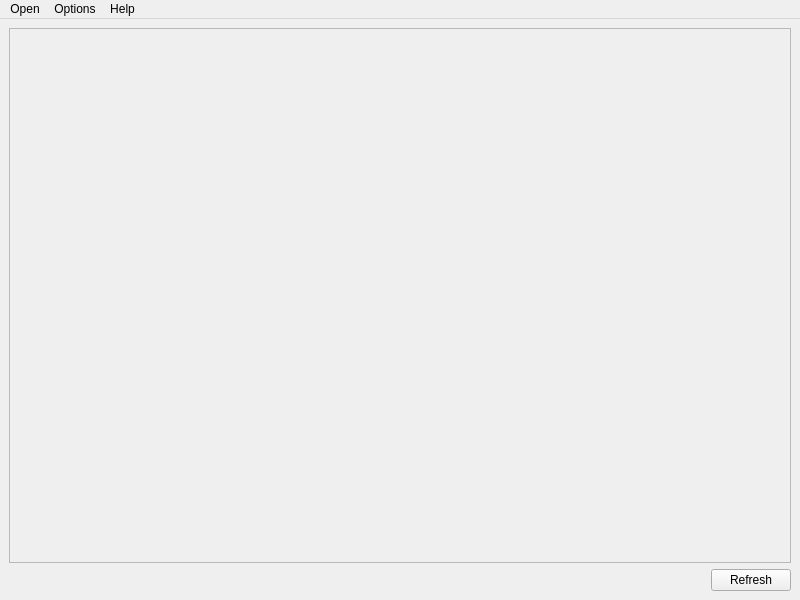
<?xml version="1.0" encoding="UTF-8"?>
<ui version="4.0">
 <class>MainWindow</class>
 <widget class="QMainWindow" name="MainWindow">
  <property name="geometry">
   <rect>
    <x>0</x>
    <y>0</y>
    <width>800</width>
    <height>600</height>
   </rect>
  </property>
  <property name="windowTitle">
   <string>Dread Mod Loader</string>
  </property>
  <widget class="QWidget" name="centralwidget">
   <property name="sizePolicy">
    <sizepolicy hsizetype="Expanding" vsizetype="Expanding">
     <horstretch>0</horstretch>
     <verstretch>0</verstretch>
    </sizepolicy>
   </property>
   <layout class="QVBoxLayout" name="verticalLayout">
    <property name="sizeConstraint">
     <enum>QLayout::SizeConstraint::SetDefaultConstraint</enum>
    </property>
    <item>
     <widget class="QScrollArea" name="mod_list">
      <property name="widgetResizable">
       <bool>true</bool>
      </property>
      <property name="alignment">
       <set>Qt::AlignmentFlag::AlignLeading|Qt::AlignmentFlag::AlignLeft|Qt::AlignmentFlag::AlignTop</set>
      </property>
      <widget class="QWidget" name="mod_list_contents">
       <property name="geometry">
        <rect>
         <x>0</x>
         <y>0</y>
         <width>780</width>
         <height>529</height>
        </rect>
       </property>
       <property name="sizePolicy">
        <sizepolicy hsizetype="Expanding" vsizetype="Expanding">
         <horstretch>0</horstretch>
         <verstretch>0</verstretch>
        </sizepolicy>
       </property>
       <layout class="QVBoxLayout" name="mod_list_contents_layout">
        <property name="sizeConstraint">
         <enum>QLayout::SizeConstraint::SetMaximumSize</enum>
        </property>
       </layout>
      </widget>
     </widget>
    </item>
    <item alignment="Qt::AlignmentFlag::AlignRight">
     <widget class="QPushButton" name="refresh_button">
      <property name="sizePolicy">
       <sizepolicy hsizetype="Minimum" vsizetype="Fixed">
        <horstretch>0</horstretch>
        <verstretch>0</verstretch>
       </sizepolicy>
      </property>
      <property name="text">
       <string>Refresh</string>
      </property>
     </widget>
    </item>
   </layout>
  </widget>
  <widget class="QMenuBar" name="menubar">
   <property name="geometry">
    <rect>
     <x>0</x>
     <y>0</y>
     <width>800</width>
     <height>21</height>
    </rect>
   </property>
   <widget class="QMenu" name="options_menu">
    <property name="title">
     <string>Options</string>
    </property>
    <addaction name="configuration_action"/>
   </widget>
   <widget class="QMenu" name="help_menu">
    <property name="title">
     <string>Help</string>
    </property>
    <addaction name="general_help_action"/>
    <addaction name="developer_help_action"/>
   </widget>
   <widget class="QMenu" name="open_menu">
    <property name="title">
     <string>Open</string>
    </property>
    <addaction name="mods_dir_action"/>
   </widget>
   <addaction name="open_menu"/>
   <addaction name="options_menu"/>
   <addaction name="help_menu"/>
  </widget>
  <action name="configuration_action">
   <property name="text">
    <string>Configuration</string>
   </property>
  </action>
  <action name="general_help_action">
   <property name="text">
    <string>General</string>
   </property>
  </action>
  <action name="developer_help_action">
   <property name="text">
    <string>Developer</string>
   </property>
  </action>
  <action name="mods_dir_action">
   <property name="text">
    <string>Mods Directory</string>
   </property>
  </action>
 </widget>
 <resources/>
 <connections>
  <connection>
   <sender>configuration_action</sender>
   <signal>triggered()</signal>
   <receiver>MainWindow</receiver>
   <slot>show_configuration_dialog()</slot>
   <hints>
    <hint type="sourcelabel">
     <x>-1</x>
     <y>-1</y>
    </hint>
    <hint type="destinationlabel">
     <x>399</x>
     <y>299</y>
    </hint>
   </hints>
  </connection>
  <connection>
   <sender>refresh_button</sender>
   <signal>clicked()</signal>
   <receiver>MainWindow</receiver>
   <slot>refresh_mods()</slot>
   <hints>
    <hint type="sourcelabel">
     <x>790</x>
     <y>590</y>
    </hint>
    <hint type="destinationlabel">
     <x>399</x>
     <y>299</y>
    </hint>
   </hints>
  </connection>
  <connection>
   <sender>general_help_action</sender>
   <signal>triggered()</signal>
   <receiver>MainWindow</receiver>
   <slot>_show_general_help()</slot>
   <hints>
    <hint type="sourcelabel">
     <x>-1</x>
     <y>-1</y>
    </hint>
    <hint type="destinationlabel">
     <x>399</x>
     <y>299</y>
    </hint>
   </hints>
  </connection>
  <connection>
   <sender>developer_help_action</sender>
   <signal>triggered()</signal>
   <receiver>MainWindow</receiver>
   <slot>_show_developer_help()</slot>
   <hints>
    <hint type="sourcelabel">
     <x>-1</x>
     <y>-1</y>
    </hint>
    <hint type="destinationlabel">
     <x>399</x>
     <y>299</y>
    </hint>
   </hints>
  </connection>
  <connection>
   <sender>mods_dir_action</sender>
   <signal>triggered()</signal>
   <receiver>MainWindow</receiver>
   <slot>_open_mods_dir()</slot>
   <hints>
    <hint type="sourcelabel">
     <x>-1</x>
     <y>-1</y>
    </hint>
    <hint type="destinationlabel">
     <x>399</x>
     <y>299</y>
    </hint>
   </hints>
  </connection>
 </connections>
 <slots>
  <slot>show_configuration_dialog()</slot>
  <slot>refresh_mods()</slot>
  <slot>_show_general_help()</slot>
  <slot>_show_developer_help()</slot>
  <slot>_open_mods_dir()</slot>
 </slots>
</ui>
